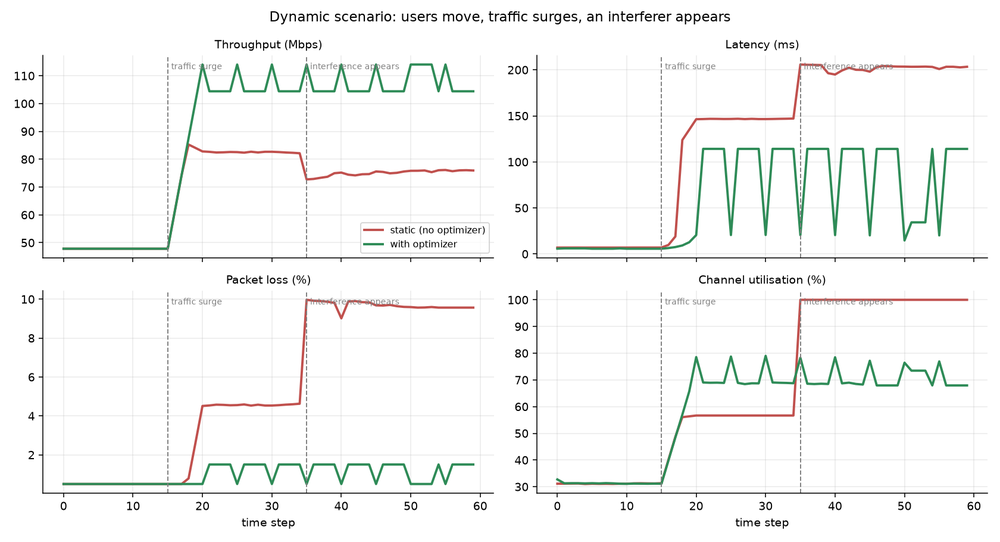
#> input picture results/dynamic_timeseries.png, 1000 x 542 px, shrunk from 1680 x 910 before the run; its folder holds 4 pictures in this run
$ python show_plots.py
#> lines starting #> are read from the running program, lines starting #| are printed output that depends on the picture
import glob
import matplotlib
matplotlib.use("TkAgg")          # use a window backend (Tk ships with Python on Windows)
import matplotlib.pyplot as plt
import matplotlib.image as mpimg

for path in sorted(glob.glob("results/*.png")):
    img = mpimg.imread(path)
#> img is the input picture: shape (542, 1000, 4) float32; mean R, G, B, A 0.965, 0.968, 0.965, 1
    plt.figure(figsize=(12, 6))
    plt.imshow(img)
    plt.axis("off")
    plt.title(path)
    plt.tight_layout()

plt.show()   # opens one window per plot; close them to exit
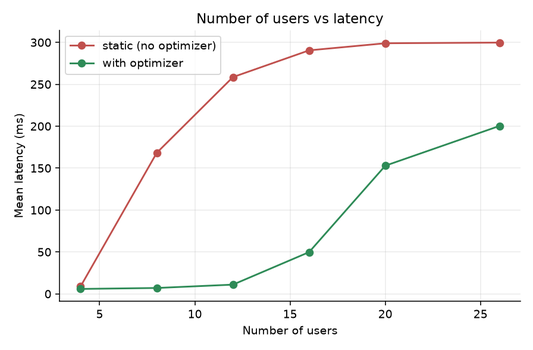
#> shown: shape (350, 533, 4) float32; mean R, G, B, A 0.975, 0.975, 0.973, 1
